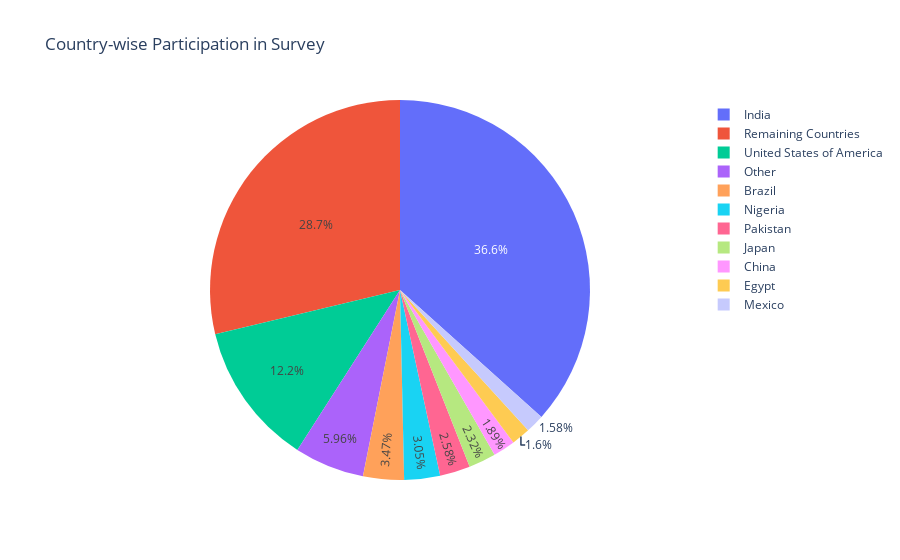

This figure's notebook cell:
### Code cell
country_wise_participants_dict = new_df.loc[1:,'Q4'].value_counts()[:10].to_dict()
country_wise_participants_dict['Remaining Countries'] = sum(new_df.loc[1:,'Q4'].value_counts()[10:])

px.pie(pd.DataFrame({'Country':country_wise_participants_dict.keys(),'Count':country_wise_participants_dict.values()}),names='Country',values='Count',title='Country-wise Participation in Survey')

### Figure 1 — Plotly figure (JSON) as saved in the notebook; plotly's stock layout.template omitted (floating-point values rounded to 4 significant figures)
{"data": [{"domain": {"x": [0.0, 1.0], "y": [0.0, 1.0]}, "hovertemplate": "Country=%{label}<br>Count=%{value}<extra></extra>", "labels": ["India", "United States of America", "Other", "Brazil", "Nigeria", "Pakistan", "Japan", "China", "Egypt", "Mexico", "Remaining Countries"], "legendgroup": "", "name": "", "showlegend": true, "type": "pie", "values": [8792, 2920, 1430, 833, 731, 620, 556, 453, 383, 380, 6899]}], "layout": {"legend": {"tracegroupgap": 0}, "title": {"text": "Country-wise Participation in Survey"}}}
